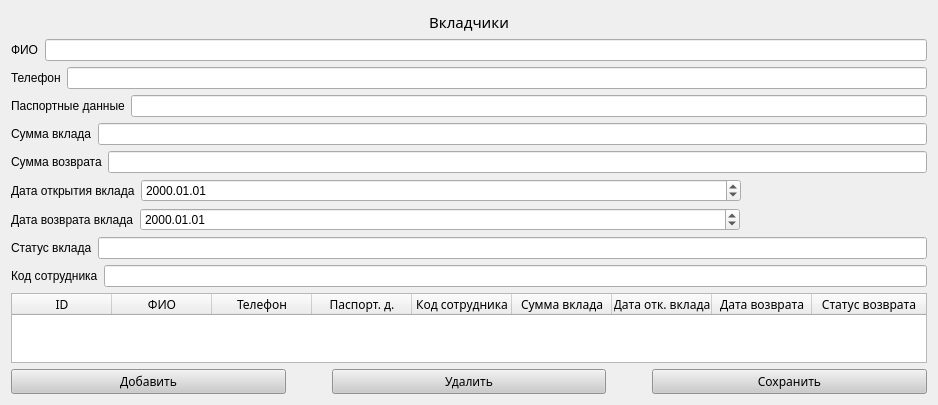
        <widget class="QWidget" name="page_4_for_banker">
         <layout class="QVBoxLayout" name="verticalLayout_10">
          <item>
           <widget class="QLabel" name="label_11">
            <property name="font">
             <font>
              <family>Nunito ExtraBold</family>
              <pointsize>11</pointsize>
             </font>
            </property>
            <property name="styleSheet">
             <string notr="true"/>
            </property>
            <property name="text">
             <string>Вкладчики</string>
            </property>
            <property name="alignment">
             <set>Qt::AlignCenter</set>
            </property>
           </widget>
          </item>
          <item>
           <layout class="QVBoxLayout" name="verticalLayout_12">
            <item>
             <layout class="QHBoxLayout" name="horizontalLayout_36">
              <item>
               <widget class="QLabel" name="label_24">
                <property name="text">
                 <string>ФИО</string>
                </property>
               </widget>
              </item>
              <item>
               <widget class="QLineEdit" name="depositor_fio"/>
              </item>
             </layout>
            </item>
            <item>
             <layout class="QHBoxLayout" name="horizontalLayout_35">
              <item>
               <widget class="QLabel" name="label_25">
                <property name="text">
                 <string>Телефон</string>
                </property>
               </widget>
              </item>
              <item>
               <widget class="QLineEdit" name="depositor_phone"/>
              </item>
             </layout>
            </item>
            <item>
             <layout class="QHBoxLayout" name="horizontalLayout_34">
              <item>
               <widget class="QLabel" name="label_26">
                <property name="text">
                 <string>Паспортные данные</string>
                </property>
               </widget>
              </item>
              <item>
               <widget class="QLineEdit" name="depositor_passport"/>
              </item>
             </layout>
            </item>
            <item>
             <layout class="QHBoxLayout" name="horizontalLayout_33">
              <item>
               <widget class="QLabel" name="label_27">
                <property name="text">
                 <string>Сумма вклада</string>
                </property>
               </widget>
              </item>
              <item>
               <widget class="QLineEdit" name="dep_sum"/>
              </item>
             </layout>
            </item>
            <item>
             <layout class="QHBoxLayout" name="horizontalLayout_32">
              <item>
               <widget class="QLabel" name="label_28">
                <property name="text">
                 <string>Сумма возврата</string>
                </property>
               </widget>
              </item>
              <item>
               <widget class="QLineEdit" name="refund_sum"/>
              </item>
             </layout>
            </item>
            <item>
             <layout class="QHBoxLayout" name="horizontalLayout_31">
              <item>
               <widget class="QLabel" name="label_29">
                <property name="minimumSize">
                 <size>
                  <width>10</width>
                  <height>0</height>
                 </size>
                </property>
                <property name="text">
                 <string>Дата открытия вклада</string>
                </property>
               </widget>
              </item>
              <item>
               <widget class="QDateEdit" name="date_dep">
                <property name="sizePolicy">
                 <sizepolicy hsizetype="Expanding" vsizetype="Fixed">
                  <horstretch>0</horstretch>
                  <verstretch>0</verstretch>
                 </sizepolicy>
                </property>
                <property name="minimumSize">
                 <size>
                  <width>600</width>
                  <height>0</height>
                 </size>
                </property>
                <property name="maximumSize">
                 <size>
                  <width>600</width>
                  <height>16777215</height>
                 </size>
                </property>
                <property name="currentSection">
                 <enum>QDateTimeEdit::YearSection</enum>
                </property>
                <property name="displayFormat">
                 <string>yyyy.MM.dd</string>
                </property>
               </widget>
              </item>
              <item>
               <spacer name="horizontalSpacer_11">
                <property name="orientation">
                 <enum>Qt::Horizontal</enum>
                </property>
                <property name="sizeHint" stdset="0">
                 <size>
                  <width>40</width>
                  <height>20</height>
                 </size>
                </property>
               </spacer>
              </item>
             </layout>
            </item>
            <item>
             <layout class="QHBoxLayout" name="horizontalLayout_27">
              <item>
               <widget class="QLabel" name="label_30">
                <property name="minimumSize">
                 <size>
                  <width>10</width>
                  <height>0</height>
                 </size>
                </property>
                <property name="text">
                 <string>Дата возврата вклада</string>
                </property>
               </widget>
              </item>
              <item>
               <widget class="QDateEdit" name="date_ref">
                <property name="sizePolicy">
                 <sizepolicy hsizetype="Expanding" vsizetype="Fixed">
                  <horstretch>0</horstretch>
                  <verstretch>0</verstretch>
                 </sizepolicy>
                </property>
                <property name="minimumSize">
                 <size>
                  <width>600</width>
                  <height>0</height>
                 </size>
                </property>
                <property name="maximumSize">
                 <size>
                  <width>600</width>
                  <height>16777215</height>
                 </size>
                </property>
                <property name="displayFormat">
                 <string>yyyy.MM.dd</string>
                </property>
               </widget>
              </item>
              <item>
               <spacer name="horizontalSpacer_12">
                <property name="orientation">
                 <enum>Qt::Horizontal</enum>
                </property>
                <property name="sizeHint" stdset="0">
                 <size>
                  <width>40</width>
                  <height>20</height>
                 </size>
                </property>
               </spacer>
              </item>
             </layout>
            </item>
            <item>
             <layout class="QHBoxLayout" name="horizontalLayout_30">
              <item>
               <widget class="QLabel" name="label_31">
                <property name="text">
                 <string>Статус вклада</string>
                </property>
               </widget>
              </item>
              <item>
               <layout class="QHBoxLayout" name="horizontalLayout_37"/>
              </item>
              <item>
               <widget class="QLineEdit" name="dep_status"/>
              </item>
             </layout>
            </item>
            <item>
             <layout class="QHBoxLayout" name="horizontalLayout_38">
              <item>
               <widget class="QLabel" name="label_32">
                <property name="text">
                 <string>Код сотрудника</string>
                </property>
               </widget>
              </item>
              <item>
               <widget class="QLineEdit" name="id_emp_dep"/>
              </item>
             </layout>
            </item>
           </layout>
          </item>
          <item>
           <widget class="QTableWidget" name="table_depositors">
            <property name="font">
             <font>
              <family>Nunito</family>
             </font>
            </property>
            <property name="sizeAdjustPolicy">
             <enum>QAbstractScrollArea::AdjustToContents</enum>
            </property>
            <attribute name="horizontalHeaderStretchLastSection">
             <bool>true</bool>
            </attribute>
            <column>
             <property name="text">
              <string>ID</string>
             </property>
            </column>
            <column>
             <property name="text">
              <string>ФИО</string>
             </property>
            </column>
            <column>
             <property name="text">
              <string>Телефон</string>
             </property>
            </column>
            <column>
             <property name="text">
              <string>Паспорт. д.</string>
             </property>
            </column>
            <column>
             <property name="text">
              <string>Код сотрудника</string>
             </property>
            </column>
            <column>
             <property name="text">
              <string>Сумма вклада</string>
             </property>
            </column>
            <column>
             <property name="text">
              <string>Дата отк. вклада</string>
             </property>
            </column>
            <column>
             <property name="text">
              <string>Дата возврата</string>
             </property>
            </column>
            <column>
             <property name="text">
              <string>Статус возврата</string>
             </property>
            </column>
           </widget>
          </item>
          <item>
           <layout class="QHBoxLayout" name="horizontalLayout">
            <item>
             <widget class="QPushButton" name="depositor_add">
              <property name="font">
               <font>
                <family>Nunito</family>
               </font>
              </property>
              <property name="styleSheet">
               <string notr="true">background-color: rgb(203, 203, 203);</string>
              </property>
              <property name="text">
               <string>Добавить</string>
              </property>
             </widget>
            </item>
            <item>
             <spacer name="horizontalSpacer_9">
              <property name="orientation">
               <enum>Qt::Horizontal</enum>
              </property>
              <property name="sizeType">
               <enum>QSizePolicy::Fixed</enum>
              </property>
              <property name="sizeHint" stdset="0">
               <size>
                <width>40</width>
                <height>20</height>
               </size>
              </property>
             </spacer>
            </item>
            <item>
             <widget class="QPushButton" name="depositor_delete">
              <property name="font">
               <font>
                <family>Nunito</family>
               </font>
              </property>
              <property name="styleSheet">
               <string notr="true">background-color: rgb(203, 203, 203);</string>
              </property>
              <property name="text">
               <string>Удалить</string>
              </property>
             </widget>
            </item>
            <item>
             <spacer name="horizontalSpacer_10">
              <property name="orientation">
               <enum>Qt::Horizontal</enum>
              </property>
              <property name="sizeType">
               <enum>QSizePolicy::Fixed</enum>
              </property>
              <property name="sizeHint" stdset="0">
               <size>
                <width>40</width>
                <height>20</height>
               </size>
              </property>
             </spacer>
            </item>
            <item>
             <widget class="QPushButton" name="depositor_save">
              <property name="font">
               <font>
                <family>Nunito</family>
               </font>
              </property>
              <property name="styleSheet">
               <string notr="true">background-color: rgb(203, 203, 203);</string>
              </property>
              <property name="text">
               <string>Сохранить</string>
              </property>
             </widget>
            </item>
           </layout>
          </item>
         </layout>
        </widget>
